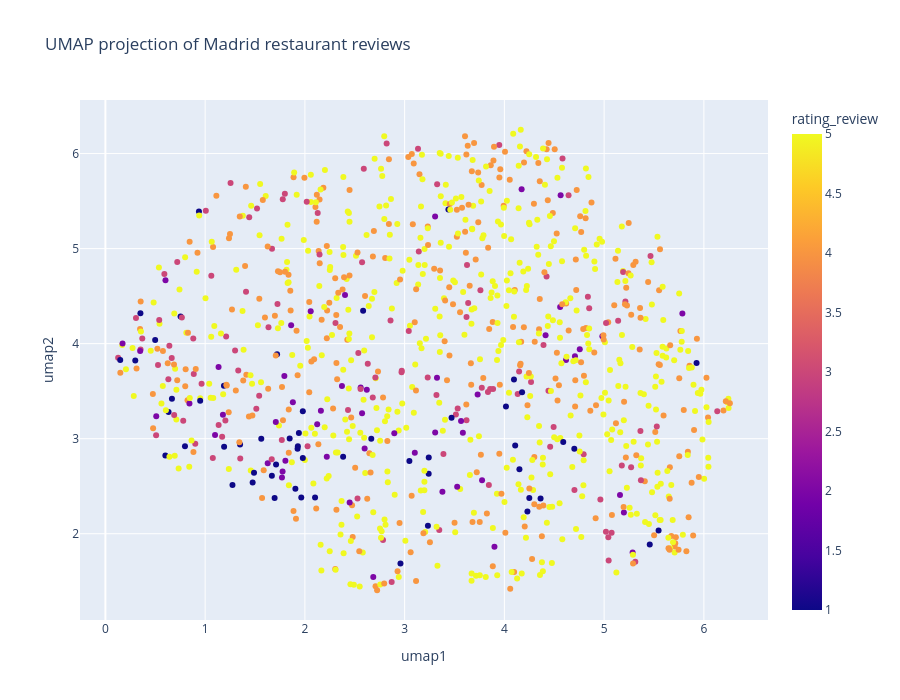

Notebook code for this chart:
### Code cell
fig = px.scatter(
    data_plot,
    x="umap1",
    y="umap2",
    color="rating_review",
    hover_name="title_review",
    hover_data={
        "rating_review": True,
        "title_review": True,
        "review_start": True,
        "umap1": False,
        "umap2": False,
    },
    title=f"UMAP projection of Madrid restaurant reviews",
)

fig.update_layout(
    autosize=True,
    height=None,
    margin=dict(l=0, r=0, t=50, b=0),
)

# The following is needed for creating the online book. Usually fig.show() is good enough.
html = fig.to_html(
    full_html=False,
    include_plotlyjs="cdn",
    include_mathjax=False,
    config={"responsive": True}
)

display(HTML(f"""
<div style="width: 100%; height: 80vh;">
    {html}
</div>
"""))

### Figure 1 — Plotly figure (JSON) as saved in the notebook; plotly's stock layout.template omitted (floating-point values rounded to 4 significant figures; data arrays with more than 128 entries replaced by an {"elided": "..."} marker saying what was removed)
{"data": [{"customdata": {"elided": "1000x3 mixed values"}, "hovertemplate": "<b>%{hovertext}</b><br><br>rating_review=%{marker.color}<br>title_review=%{customdata[1]}<br>review_start=%{customdata[2]}<extra></extra>", "hovertext": {"elided": "1000 str values"}, "legendgroup": "", "marker": {"color": {"elided": "1000 int values"}, "coloraxis": "coloraxis", "symbol": "circle"}, "mode": "markers", "name": "", "orientation": "v", "showlegend": false, "type": "scatter", "x": {"elided": "1000 float values"}, "xaxis": "x", "y": {"elided": "1000 float values"}, "yaxis": "y"}], "layout": {"coloraxis": {"colorbar": {"title": {"text": "rating_review"}}, "colorscale": [[0, "#0d0887"], [0.1111, "#46039f"], [0.2222, "#7201a8"], [0.3333, "#9c179e"], [0.4444, "#bd3786"], [0.5556, "#d8576b"], [0.6667, "#ed7953"], [0.7778, "#fb9f3a"], [0.8889, "#fdca26"], [1, "#f0f921"]]}, "height": 700, "legend": {"tracegroupgap": 0}, "title": {"text": "UMAP projection of Madrid restaurant reviews"}, "width": 900, "xaxis": {"anchor": "y", "domain": [0, 1], "title": {"text": "umap1"}}, "yaxis": {"anchor": "x", "domain": [0, 1], "title": {"text": "umap2"}}}}
